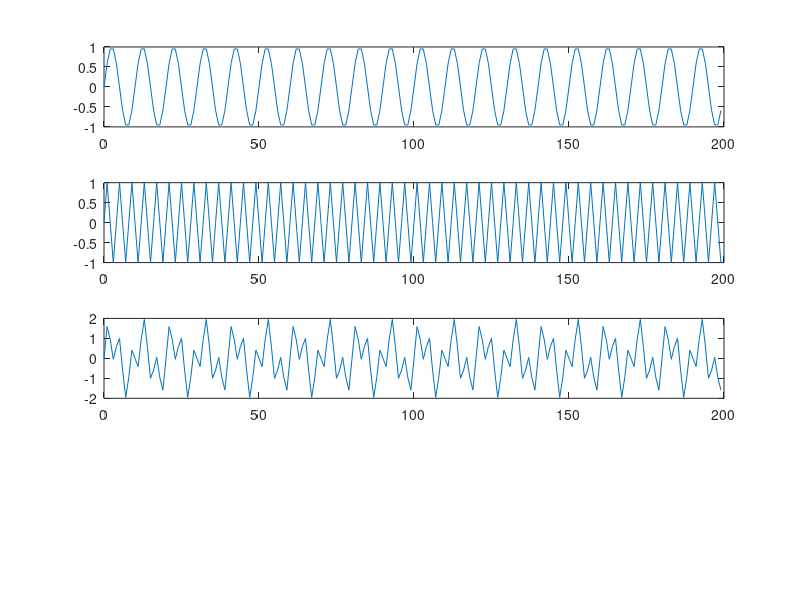
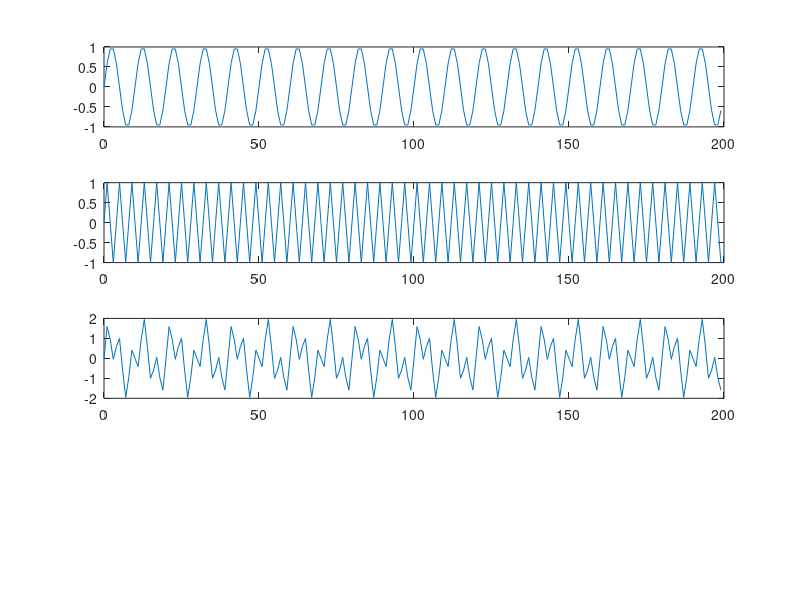

MATLAB code for these plots, in order:
clc
clear all 
close all
f0=150;
fp=1000;
f1=100;
f2=250;
Nt=200;
nt=[0:Nt-1];
x1=sin(2*pi*f1/fp*nt);
x2=sin(2*pi*f2/fp*nt);
x=x1+x2;
subplot(4,1,1)
plot(nt,x1)
subplot(4,1,2)
plot(nt,x2)
subplot(4,1,3)
plot(nt,x)

Nx=200;
f1=100;
f2=250;
w1=2*pi*f1/fp;
w2=2*pi*f2/fp;
nx=[0:Nx-1];
x1=sin(w1*nx);
x2=sin(w2*nx);
figure
subplot(4,1,1); plot(nx,x1); 
subplot(4,1,2); plot(nx,x2);
x=x1+x2;
subplot(4,1,3); plot(nx,x);

